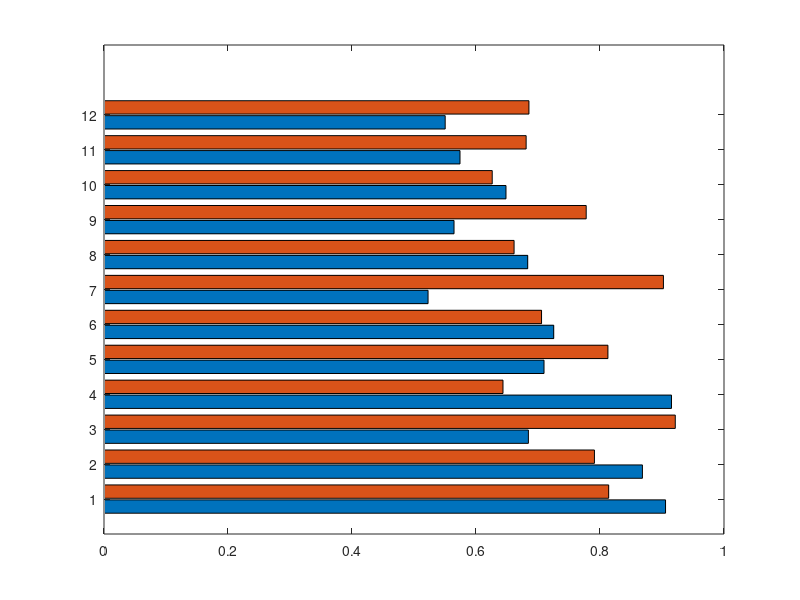

MATLAB code to generate this figure: (Note: this script raises an error after producing the figure.)
clc; clear; close all;

%% Fig 1: Model Performance 
% 1. Load Data
try
    load('model_matrix.mat'); 
    data = model_matrix(:, 1:2);
catch
    warning('File not found, using random data for demonstration...');
    data = 0.5 + 0.5 * rand(12, 2); 
end

% Define model names
model_names = {'XLSR-53-ch', 'Whisper-large-v3', 'LLaSM', 'SALMONN', ...
    'Qwen-Audio', 'Qwen-Audio-Chat', 'Qwen2-Audio', 'Qwen2-Audio-Instruct', ...
    'GLM-4-Voice', 'Freeze-Omni', 'MiniCPM-o 2.6', 'Qwen2.5-Omni'};

% 2. [Key Step] Data Sorting
% Calculate the sum of each row (total performance)
total_score = sum(data, 2);

% Get sorted indices (descending order so the highest score is first)
[~, sort_idx] = sort(total_score, 'descend');

% Rearrange data and names based on indices
sorted_data = data(sort_idx, :);
sorted_names = model_names(sort_idx);

% 3. Plot Horizontal Bar Chart
figure('Color', 'w', 'Position', [100, 100, 220, 200]);

b = barh(sorted_data, 'grouped', 'BarWidth', 0.9);

% --- Aesthetics & Colors ---
b(1).FaceColor = [26 77 178]/255;  % Blue
b(1).EdgeColor = 'none';

b(2).FaceColor = [204 178 51]/255; % Orange
b(2).EdgeColor = 'none';

hold on;

% 4. Adjust Axes and Details
ax = gca;

% Set Y-axis labels to sorted names
ax.YTick = 1:length(sorted_names);
ax.YTickLabel = sorted_names;

% [Important] Reverse Y-axis so the best performing matrix row is at the top
ax.YDir = 'reverse'; 

% Axis settings
xlim([0 100]); 
xlabel('Model performance', 'FontSize', 6);

% Grid styling
grid on;
ax.YGrid = 'off';
ax.XGrid = 'on';
ax.GridAlpha = 0.3;
ax.LineWidth = 1.2;
set(gca, 'FontSize', 6, 'Box', 'off', 'FontName', 'Arial', 'TickDir', 'out', 'LineWidth', 0.5, 'XColor', 'k', 'YColor', 'k');

%% Fig 2: Hierarchical Alignment Heatmap
% 1. Data Sorting & Processing
if exist('model_matrix', 'var') && exist('model_names', 'var')
    total_score = sum(model_matrix(:, 1:2), 2);
    [~, sort_idx] = sort(total_score, 'descend');
    sorted_matrix = model_matrix(sort_idx, :);
    sorted_names = model_names(sort_idx);
else
    error('Variables model_matrix or model_names not found in workspace. Please load data first.');
end

% 2. Prepare Heatmap Data 
% Extract original columns 3, 4, 5
raw_cols = sorted_matrix(:, 3:5);

% [Key Step] Reorder columns: [Col 3, Col 5, Col 4]
heatmap_data = raw_cols(:, [1, 3, 2]);

% Update X-axis labels to match the new data order
heatmap_x_labels = {'Phonological', 'Semantic', 'Shared'};

% 3. Define Red-White-Blue Colormap
muted_blue = [0.27, 0.45, 0.70];   % Blue (Low/Negative values)
light_gray = [0.98, 0.98, 0.98];   % White/Light Gray (Mid/Zero values)
muted_red  = [0.85, 0.35, 0.35];   % Red (High/Positive values)

n_steps = 128; % Number of gradient steps

% Blue -> White
blue_to_gray = [linspace(muted_blue(1), light_gray(1), n_steps)', ...
                linspace(muted_blue(2), light_gray(2), n_steps)', ...
                linspace(muted_blue(3), light_gray(3), n_steps)'];
% White -> Red
gray_to_red = [linspace(light_gray(1), muted_red(1), n_steps)', ...
               linspace(light_gray(2), muted_red(2), n_steps)', ...
               linspace(light_gray(3), muted_red(3), n_steps)'];

% Merge custom colormap
custom_rb_map = [blue_to_gray; gray_to_red(2:end, :)];

% 4. Plot and Format Heatmap
figure('Color', 'w', 'Position', [100, 100, 260, 200]); 
h = heatmap(heatmap_x_labels, sorted_names, heatmap_data);

% --- Apply Colormap and Limits ---
colormap(custom_rb_map);

% [Important] Set symmetric color range so 0 maps perfectly to white
limit = max(abs(heatmap_data(:))); 
h.ColorLimits = [-1, 1]; 

% --- Aesthetics ---
h.Title = 'Hierarchical Alignment Index'; 
h.CellLabelFormat = '%.4f';       % Keep two decimal places
h.XLabel = '';                    
h.YLabel = '';                    
h.FontSize = 6;
h.FontName = 'Arial';
h.GridVisible = 'off';            % Remove gridlines for a cleaner look

h.XDisplayLabels = heatmap_x_labels;
h.YDisplayLabels = sorted_names;
h.ColorbarVisible = 'off';

set(gca, 'FontSize', 6, 'FontName', 'Arial');


%% Fig 3: Sequential Alignment Heatmap
% 1. Data Sorting & Processing
if exist('model_matrix', 'var') && exist('model_names', 'var')
    total_score = sum(model_matrix(:, 1:2), 2);
    [~, sort_idx] = sort(total_score, 'descend');
    sorted_matrix = model_matrix(sort_idx, :);
    sorted_names = model_names(sort_idx);
else
    error('Variables model_matrix or model_names not found in workspace. Please load data first.');
end

% 2. Prepare Heatmap Data
% Extract original columns 6, 7, 8
raw_cols = sorted_matrix(:, 6:8);

% [Key Step] Reorder columns: [Col 6, Col 8, Col 7]
heatmap_data = raw_cols(:, [1, 3, 2]);

% Update X-axis labels to match the new data order
heatmap_x_labels = {'Phonological', 'Semantic', 'Shared'};

% 3. Define Red-White-Blue Colormap
muted_blue = [0.27, 0.45, 0.70];   % Blue (Low/Negative values)
light_gray = [0.98, 0.98, 0.98];   % White/Light Gray (Mid/Zero values)
muted_red  = [0.85, 0.35, 0.35];   % Red (High/Positive values)

n_steps = 128; 

% Blue -> White
blue_to_gray = [linspace(muted_blue(1), light_gray(1), n_steps)', ...
                linspace(muted_blue(2), light_gray(2), n_steps)', ...
                linspace(muted_blue(3), light_gray(3), n_steps)'];
% White -> Red
gray_to_red = [linspace(light_gray(1), muted_red(1), n_steps)', ...
               linspace(light_gray(2), muted_red(2), n_steps)', ...
               linspace(light_gray(3), muted_red(3), n_steps)'];

% Merge custom colormap
custom_rb_map = [blue_to_gray; gray_to_red(2:end, :)];

% 4. Plot and Format Heatmap
figure('Color', 'w', 'Position', [100, 100, 260, 200]); 
h = heatmap(heatmap_x_labels, sorted_names, heatmap_data);

% --- Apply Colormap and Limits ---
colormap(custom_rb_map);

% [Important] Set symmetric color range so 0 maps perfectly to white
limit = max(abs(heatmap_data(:))); 
h.ColorLimits = [-1, 1]; 

% --- Aesthetics ---
h.Title = 'Sequential Alignment Index'; 
h.CellLabelFormat = '%.4f';       
h.XLabel = '';                    
h.YLabel = '';                    
h.FontSize = 6;
h.FontName = 'Arial';
h.GridVisible = 'off';            

h.XDisplayLabels = heatmap_x_labels;
h.YDisplayLabels = sorted_names;
h.ColorbarVisible = 'off';

set(gca, 'FontSize', 6, 'FontName', 'Arial');
